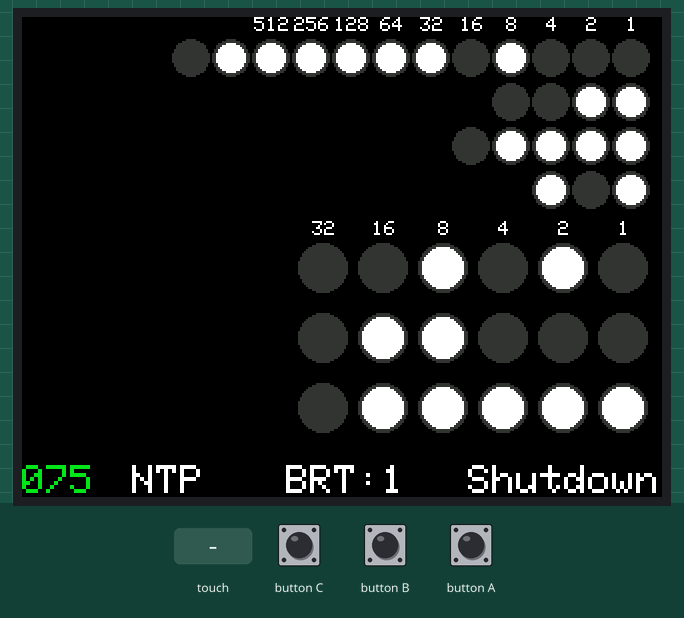
A sketch run on a simulated ESP32. Shown: 320×240 colour display. Inputs (shaded band) come from the test bench. The local clock reads 2024-03-15 10:24:30 at power-on unless the sketch sets it.

Above: at 1.4 s.
1.5 s: touch panel pressed at 13 % / 10 % of its raw x / y range
At 2.7 s:
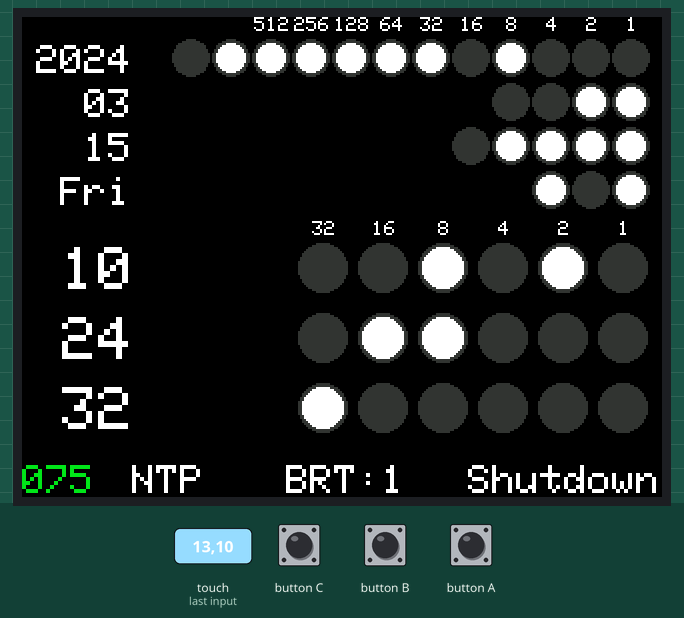
4.5 s: touch panel pressed at 38 % / 10 % of its raw x / y range
At 5.8 s:
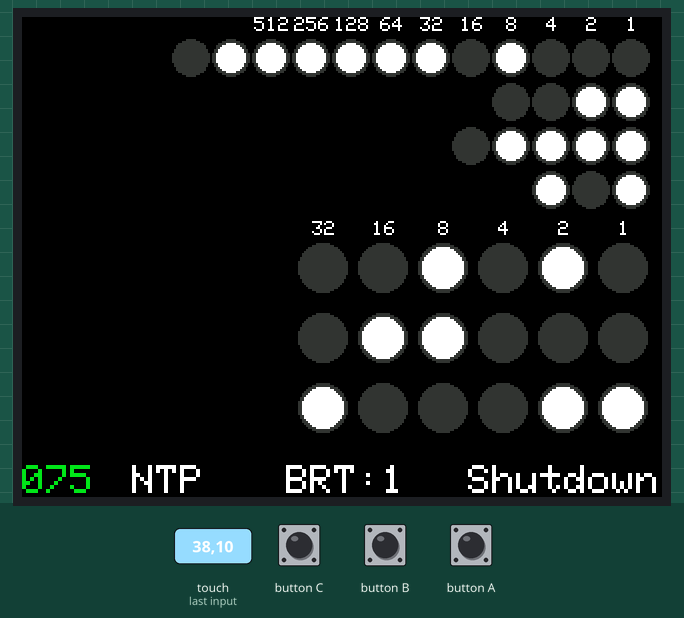
Timing chart, 0 to 7.5 s (numbered marks = the images above; inputs shaded):
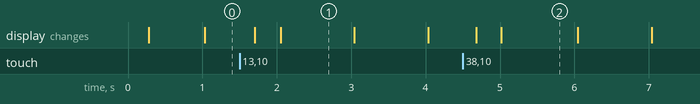

The sketch:

basic_binary_watch.ino
```cpp
// (licence header left out)
#include <iostream>
#include <bitset>
#include <vector>
#include <esp_sntp.h>
#include <WiFi.h>
#include <M5Unified.h>


//////////////////////////// カスタマイズ ////////////////////////////

// ★NTP同期時に接続するWi-FiのSSID
constexpr const char* ssid    = "your SSID";
// ★NTP同期時に接続するWi-Fiのpw
constexpr const char* ssid_pw = "your SSID password";

// ★LCD輝度段階
const int brightness_0      =  30;      // <レベル0>  デフォルト  30
const int brightness_1      =  85;      // <レベル1>  デフォルト  85
const int brightness_2      = 200;      // <レベル2>  デフォルト 200

// ★LCD輝度段階切替のデフォルトレベル
int BtnB_lcd_lv = 1;    // デフォルト 1

// ★デフォルトでデシマルを表示する/しない設定
bool BtnB_dec_ck     = false;    // デフォルト false

// ★背景色
const int color_lcd       = BLACK;    // デフォルト BLACK
// ★文字色(バッテリ以外)
const int color_text      = WHITE;    // デフォルト WHITE
// ★バイナリ表示のフチの色
const int color_back      = 0x31a6;   // デフォルト 0x31a6
// ★バイナリ表示オフの色
const int color_off       = 0x31a6;   // デフォルト 0x31a6
// ★バイナリ表示オンの色
const int color_on        = WHITE;    // デフォルト WHITE

// ★バッテリ表示の各文字色
const int color_bt_good   = 0x0723;   // 100-60 デフォルト緑 0x0723
const int color_bt_hmm    = 0xfd66;   //  59-20 デフォルト黄 0xfd66
const int color_bt_danger = 0xfa86;   //  19- 0 デフォルト赤 0xf982

// ★BtnBでLCD輝度段階をレベル2にしたときの"BRT"の色
const int color_brt       = 0xfd66;   // デフォルト黄 0xfd66

// ★自動終了するまでの時間(秒)
// 　※ミリ秒ではなく秒です
// 　※多分58秒未満を推奨
// 　※0にすると、勝手にオフしなくなります
#define BUTTON_TIMEOUT 0   // デフォルト 0

// ★BtnC押下時・または一定秒間操作がなかったときに、
// 　powerOffまたはdeepSleepする設定
// 　・trueでpowerOff関数実行。次回電源ボタンを押すと再起動
// 　・falseでdeepSleep関数実行。次回画面など触れると再起動
bool poweroffmode = true;   // デフォルト true

// ★稼働中のディレイ(ms)
const int delay_in_loop = 10;   // デフォルト 10

/////////////////////////////////////////////////////////////////////

// グローバル変数として宣言
auto start_time = time(nullptr);
auto start_time_local = localtime(&start_time);
int start_time_local_sec = start_time_local->tm_sec;
const int defy = 20;
const char* const week_str[7] = {"Sun", "Mon", "Tue", "Wed", "Thr", "Fri", "Sat"};
// bool BtnB_lcd_ck = false;
int brightness = 0;


// バイナリ点滅以外の基本表示一式
void firstScreen() {
  M5.Lcd.clear(color_lcd);
  M5.Lcd.setCursor(0, 0);
  M5.Lcd.setTextColor(color_text, color_lcd);

  // バイナリ表示の背景円
  for (int n = 0; n < 12; n++) { M5.Display.fillCircle(304 - (n * 20), defy, 9, color_back); }
  for (int n = 0; n < 4 ; n++) { M5.Display.fillCircle(304 - (n * 20), defy+22, 9, color_back); }
  for (int n = 0; n < 5 ; n++) { M5.Display.fillCircle(304 - (n * 20), defy+22+22, 9, color_back); }
  for (int n = 0; n < 3 ; n++) { M5.Display.fillCircle(304 - (n * 20), defy+22+22+22, 9, color_back); }
  for (int n = 0; n < 6 ; n++) {
    M5.Display.fillCircle(300 - (n * 30), defy+22+22+22+39, 12, color_back);
    M5.Display.fillCircle(300 - (n * 30), defy+22+22+22+39+35, 12, color_back);
    M5.Display.fillCircle(300 - (n * 30), defy+22+22+22+39+35+35, 12, color_back);
  }

  // バイナリ表示のガイド値
  M5.Display.setTextSize(1);
  for (int n = 0; n < 12; n++) {
    int num = pow(2, n);
    if        (num < 10) {
      M5.Lcd.setCursor(304 - (n * 20) - 2, 0);
      M5.Display.printf("%d", num);
    } else if (num >= 10 && num < 100) {
      M5.Lcd.setCursor(304 - (n * 20) - 5, 0);
      M5.Display.printf("%d", num);
    } else if (num >= 100 && num < 1000) {
      M5.Lcd.setCursor(304 - (n * 20) - 8, 0);
      M5.Display.printf("%d", num);
    }
  }
  for (int n = 0; n < 12; n++) {
    int num = pow(2, n);
    if        (num < 10) {
      M5.Lcd.setCursor(300 - (n * 30) - 2, defy+22+22+22+16);
      M5.Display.printf("%d", num);
    } else if (num >= 10 && num < 64) {
      M5.Lcd.setCursor(300 - (n * 30) - 5, defy+22+22+22+16);
      M5.Display.printf("%d", num);
    }
  }

  // NTP・Shutdown文字
  M5.Display.setTextSize(2);
  M5.Lcd.setTextColor(color_text, color_lcd);
  M5.Display.setCursor(55, 16*14);
  M5.Display.printf("NTP");
  M5.Lcd.setTextColor(color_text, color_lcd);
  M5.Display.setCursor(223, 16*14);
  M5.Display.printf("Shutdown");
}


// BtnAで呼出：RTC確認 → Wi-Fi接続 → NTPサーバ接続 → 時刻同期
void connect() {
  M5.Lcd.clear(color_lcd);
  M5.Lcd.setCursor(0, 0);

  // バージョン
  M5.Lcd.setTextColor(0xad55, color_lcd);
  M5.Display.printf("\nversion 0.3.0\n\n");

  // SSIDの参考表示
  M5.Lcd.setTextColor(color_text, color_lcd);
  M5.Display.printf("SSID: ");
  M5.Display.printf("%s\n\n", ssid);
  vTaskDelay(1000);

  // RTC状態表示
  M5.Display.printf("RTC...");
  if (!M5.Rtc.isEnabled()) {
    M5.Lcd.setTextColor(0xfa86, color_lcd);
    M5.Display.printf("ERR. \nPlease power off \nand try again with the \nRTC available.\n\n");
    for (;;) { vTaskDelay(10000); }
  }
  M5.Lcd.setTextColor(0x0723, color_lcd);
  M5.Display.printf("OK.\n\n");

  // Wi-Fi接続
  WiFi.disconnect();
  vTaskDelay(1000);
  M5.Lcd.setTextColor(color_text, color_lcd);
  M5.Display.printf("Wi-Fi...");
  WiFi.begin(ssid, ssid_pw);
  while (WiFi.status() != WL_CONNECTED) { M5.Display.printf("."); vTaskDelay(500); }
  M5.Lcd.setTextColor(0x0723, color_lcd);
  M5.Display.printf("OK.\n\n");
  vTaskDelay(1000);

  // NTP時刻取得
  M5.Lcd.setTextColor(color_text, color_lcd);
  M5.Display.printf("NTP...");
  configTzTime("JST-9", "ntp.nict.jp", "ntp.nict.jp", "ntp.nict.jp");
  while (sntp_get_sync_status() != SNTP_SYNC_STATUS_COMPLETED) {
    M5.Display.printf("."); vTaskDelay(500);
  }
  M5.Lcd.setTextColor(0x0723, color_lcd);
  M5.Display.printf("OK.\n\n");
  vTaskDelay(1000);
  time_t get_time = time(nullptr);
  tm* local_time = localtime(&get_time);
  local_time->tm_hour += 9;
  time_t jst = mktime(local_time);
  tm* jstTime = gmtime(&jst);
  M5.Rtc.setDateTime(gmtime(&jst));
  vTaskDelay(500);
  WiFi.disconnect();
  vTaskDelay(500);

  firstScreen();
}


// 起動オフの処理選択
void poweroffTask() {
  if        (poweroffmode == true) {
    M5.Power.powerOff();
  } else if (poweroffmode == false) {
    M5.Power.deepSleep(0);
  }
}


// LCD輝度状態によってBRTの文字と色変更
void displayBrt(int BtnB_lcd_lv) {
  M5.Lcd.setCursor(132, 16*14);
  if        (BtnB_lcd_lv == 0) {
    M5.Lcd.setTextColor(color_text, color_lcd);
    M5.Display.printf("BRT:0");
  } else if (BtnB_lcd_lv == 1) {
    M5.Lcd.setTextColor(color_text, color_lcd);
    M5.Display.printf("BRT:1");
  } else if (BtnB_lcd_lv == 2) {
    M5.Lcd.setTextColor(color_brt, color_lcd);
    M5.Display.printf("BRT:2");
  }
  M5.Lcd.setTextColor(color_text, color_lcd);

  M5.Lcd.setCursor(0, 0);
}


// バッテリ残量表示
void displayBattery() {
  // 100-50 緑
  //  49-20 黄
  //  19- 0 赤
  int battery_level = M5.Power.getBatteryLevel();
  M5.Lcd.setCursor(0, 16*14);
  if      (battery_level <= 100 && battery_level >= 50) { M5.Lcd.setTextColor(color_bt_good, color_lcd); }
  else if (battery_level <=  49 && battery_level >= 20) { M5.Lcd.setTextColor(color_bt_hmm, color_lcd); }
  else if (battery_level <=  19                       ) { M5.Lcd.setTextColor(color_bt_danger, color_lcd); }
  M5.Display.printf("%03d", battery_level);
  M5.Lcd.setTextColor(color_text, color_lcd);
}


// ////////////////////////////////////////////////////////////////////////////////


void setup() {
  auto cfg = M5.config();

  // ★外部のRTCを読み取る場合は、コメント外します
  // 　Core2はRTC内蔵しているので不要
  // cfg.external_rtc  = true;

  M5.begin(cfg);
  M5.Displays(0).setTextSize(2);
  if        (BtnB_lcd_lv == 0) {
    brightness = brightness_0;
  } else if (BtnB_lcd_lv == 1) {
    brightness = brightness_1;
  } else if (BtnB_lcd_lv == 2) {
    brightness = brightness_2;
  }
  M5.Lcd.setBrightness(brightness);

  firstScreen();

  // 操作なし時間確認用 基準秒
  start_time = time(nullptr);
  start_time_local = localtime(&start_time);
  start_time_local_sec = start_time_local->tm_sec;
}


// ////////////////////////////////////////////////////////////////////////////////


void loop() {
  vTaskDelay(delay_in_loop);
  M5.update();

  displayBrt(BtnB_lcd_lv);


  auto now_time = time(nullptr);
  auto now_time_local = localtime(&now_time);


  // 操作なし時間確認、経過したら起動オフ
  int now_time_local_sec = now_time_local->tm_sec;

  if (start_time_local_sec > now_time_local_sec) {
    now_time_local_sec += 60;
  }
  if (BUTTON_TIMEOUT != 0) {
    if (now_time_local_sec - start_time_local_sec > BUTTON_TIMEOUT) {
      poweroffTask();
    }
  }


  // ボタン操作
    auto get_detail = M5.Touch.getDetail(1);
    // m5::touch_state_t get_state;
    // get_state = get_detail.state;

    // BtnA ちょっと長押しでWi-Fi・NTPサーバ接続開始
    if (M5.BtnA.wasHold()) {
      connect();
      start_time_local_sec = now_time_local_sec;
    }

    // タッチでデシマル表示/非表示
    if (get_detail.wasClicked()) {
      if (BtnB_dec_ck == false) {
        BtnB_dec_ck = true;
        start_time_local_sec = now_time_local_sec;
      } else if (BtnB_dec_ck == true) {
        BtnB_dec_ck = false;
        start_time_local_sec = now_time_local_sec;
        // BtnBで呼び出したデシマル表示を塗り潰して無理やり非表示
        M5.Display.fillRect(0, 0, 60, 222, color_lcd);
      }
    }

    // BtnB ちょっと長押しでLCD輝度MAX(brightness値<->MAX)
    if (M5.BtnB.wasHold()) {
      if        (BtnB_lcd_lv == 0) {
        M5.Lcd.setBrightness(brightness_1);
        BtnB_lcd_lv = 1;
      } else if (BtnB_lcd_lv == 1) {
        M5.Lcd.setBrightness(brightness_2);
        BtnB_lcd_lv = 2;
      } else if (BtnB_lcd_lv == 2) {
        M5.Lcd.setBrightness(brightness_0);
        BtnB_lcd_lv = 0;
      }
      start_time_local_sec = now_time_local_sec;
    }

    // BtnC ちょっと長押しで起動オフ
    if (M5.BtnC.wasHold()) {
      poweroffTask();
    }
  //


  int year = now_time_local->tm_year+1900;
  int month = now_time_local->tm_mon+1;
  int day = now_time_local->tm_mday;
  int week = now_time_local->tm_wday;
  int hour = now_time_local->tm_hour;
  int min = now_time_local->tm_min;
  int sec = now_time_local->tm_sec;


  // デシマル表示出力
    if (BtnB_dec_ck == true) {
      M5.Lcd.setCursor(7, defy-6);
      M5.Display.printf("%04d", year);
      M5.Lcd.setCursor(7, defy-6+22);
      M5.Display.printf("  %02d", month);
      M5.Lcd.setCursor(7, defy-6+22+22);
      M5.Display.printf("  %02d", day);
      M5.Lcd.setCursor(7, defy-6+22+22+22);
      M5.Display.printf(" %s",   week_str[week]);
      M5.Display.setTextSize(3);
      M5.Lcd.setCursor(20, defy-7+22+22+22+36);
      M5.Display.printf("%02d", hour);
      M5.Lcd.setCursor(20, defy-7+22+22+22+36+35);
      M5.Display.printf("%02d", min);
      M5.Lcd.setCursor(20, defy-7+22+22+22+36+35+35);
      M5.Display.printf("%02d", sec);
      M5.Display.setTextSize(1);
    }
  //


  // 10進数時間を2進数にしてベクタへ
    M5.Lcd.setCursor(0, 0);

    std::bitset<12> binary_year(year);
    std::vector<int> binary_vec_year;
    for (int i = 0; i < 12; i++) {
      binary_vec_year.push_back(binary_year[i]);
    }
    std::bitset<6> binary_month(month);
    std::vector<int> binary_vec_month;
    for (int i = 0; i < 4; i++) {
      binary_vec_month.push_back(binary_month[i]);
    }
    std::bitset<6> binary_day(day);
    std::vector<int> binary_vec_day;
    for (int i = 0; i < 5; i++) {
      binary_vec_day.push_back(binary_day[i]);
    }
    std::bitset<6> binary_week(week);
    std::vector<int> binary_vec_week;
    for (int i = 0; i < 3; i++) {
      binary_vec_week.push_back(binary_week[i]);
    }
    std::bitset<6> binary_hour(hour);
    std::vector<int> binary_vec_hour;
    for (int i = 0; i < 6; i++) {
      binary_vec_hour.push_back(binary_hour[i]);
    }
    std::bitset<6> binary_min(min);
    std::vector<int> binary_vec_min;
    for (int i = 0; i < 6; i++) {
      binary_vec_min.push_back(binary_min[i]);
    }
    std::bitset<6> binary_sec(sec);
    std::vector<int> binary_vec_sec;
    for (int i = 0; i < 6; i++) {
      binary_vec_sec.push_back(binary_sec[i]);
    }
  //


  // バイナリ表示出力
    for (int n = 0; n < 12; n++) {
      if (binary_vec_year[n] == 0) {
        M5.Display.fillCircle(304 - (n * 20), defy, 7, color_off);
      } else if (binary_vec_year[n] == 1) {
        M5.Display.fillCircle(304 - (n * 20), defy, 7, color_on);
      }
    }
    for (int n = 0; n < 4; n++) {
      if (binary_vec_month[n] == 0) {
        M5.Display.fillCircle(304 - (n * 20), defy+22, 7, color_off);
      } else if (binary_vec_month[n] == 1) {
        M5.Display.fillCircle(304 - (n * 20), defy+22, 7, color_on);
      }
    }
    for (int n = 0; n < 5; n++) {
      if (binary_vec_day[n] == 0) {
        M5.Display.fillCircle(304 - (n * 20), defy+22+22, 7, color_off);
      } else if (binary_vec_day[n] == 1) {
        M5.Display.fillCircle(304 - (n * 20), defy+22+22, 7, color_on);
      }
    }
    for (int n = 0; n < 3; n++) {
      if (binary_vec_week[n] == 0) {
        M5.Display.fillCircle(304 - (n * 20), defy+22+22+22, 7, color_off);
      } else if (binary_vec_week[n] == 1) {
        M5.Display.fillCircle(304 - (n * 20), defy+22+22+22, 7, color_on);
      }
    }

    for (int n = 0; n < 6; n++) {
      if (binary_vec_hour[n] == 0) {
        M5.Display.fillCircle(300 - (n * 30), defy+22+22+22+39, 10, color_off);
      } else if (binary_vec_hour[n] == 1) {
        M5.Display.fillCircle(300 - (n * 30), defy+22+22+22+39, 10, color_on);
      }
      if (binary_vec_min[n] == 0) {
        M5.Display.fillCircle(300 - (n * 30), defy+22+22+22+39+35, 10, color_off);
      } else if (binary_vec_min[n] == 1) {
        M5.Display.fillCircle(300 - (n * 30), defy+22+22+22+39+35, 10, color_on);
      }
      if (binary_vec_sec[n] == 0) {
        M5.Display.fillCircle(300 - (n * 30), defy+22+22+22+39+35+35, 10, color_off);
      } else if (binary_vec_sec[n] == 1) {
        M5.Display.fillCircle(300 - (n * 30), defy+22+22+22+39+35+35, 10, color_on);
      }
    }

  M5.Display.setTextSize(2);
  //


  displayBattery();


}
```

Measured:
- after the input at 1.5 s, the display: first changes after 0.21 s (image 1 shows a later state)
- what the display in image 1 shows lasts 1.0 s, from 2.0 s to 3.0 s
